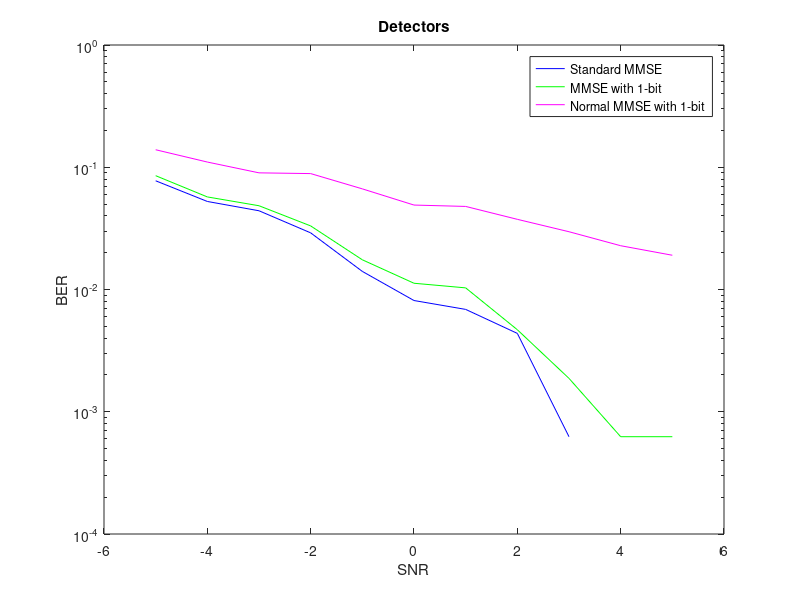

Reproduce this figure in MATLAB.
% Emilio Rodriguez
% Homework 8

% Implementation of standard MMSE, MMSE 1 bit and improved MMSE 1 bit
% detectors with QPSK modulation.

clear; clc; close all;

% MIMO 2x2

nt = 2;

nr = 8;

Etx = 1;

SNR = -5:5;                % [dB]
snr = 10.^(SNR/10);

sigma_w = sqrt(Etx./snr);

Cx = Etx/nt * eye(nt);

iter = 800;            % Iterations number

% Alphabet with QPSK symbols
A = 1/sqrt(2) * [1+1i 1-1i -1+1i -1-1i];

% Grey codification
A_bit = [1 1; 1 0; 0 1; 0 0]; % Outputs to MMSE Detector

% pairs_tx = [npermutek(A,2); A(1) A(1); A(2) A(2); A(3) A(3); A(4) A(4)];

% Outputs to MMSE Detector
X_MMSE = zeros(length(A),1);
BER_MMSE = zeros(iter,1);
BER_F_MMSE = zeros(length(snr),length(nr));

% Outputs to MMSE Detector with 1 bit ADCs
X_MMSE_1_bit = zeros(length(A),1);
BER_MMSE_1_bit = zeros(iter,1);
BER_F_MMSE_1_bit = zeros(length(snr),length(nr));

% Outputs to Normal MMSE Detector with 1 bit ADCs
X_MMSE_1_bit_norm = zeros(length(A),1);
BER_MMSE_1_bit_norm = zeros(iter,1);
BER_F_MMSE_1_bit_norm = zeros(length(snr),length(nr));
           
for k = 1:length(snr)           
        
    Cw = (sigma_w(k))^2 * eye(nr);
    
    for l = 1:iter

        % Rayleigh Channel
        H = sqrt(1/2)*(randn(nr,nt) + 1i*randn(nr,nt));

        % Gaussian Noise vector
        w = (randn(nr,1) + 1i*randn(nr,1)) * sqrt(1/2)*sigma_w(k);

        % Transmitted signal
        pos_1 = randi(4);
        pos_2 = randi(4);

        x = [A(pos_1); A(pos_2)];

        x_bit = [A_bit(pos_1,:); A_bit(pos_2,:)];

        % Received signal
        y = H * x + w;
        
        %---> Standard MMSE Detector
        G_MMSE = (nt * (sigma_w(k))^2 * eye(nt)/Etx + H' * H)^-1 * H';
        
        y_mmse = G_MMSE * y;
        
        for j = 1:length(A)
            for p = 1:nt
                X_MMSE(j,p) = (norm(y_mmse(p) - A(j)))^2;
            end
        end
                
        % Dectected symbol
        min_dist_mmse = zeros(nt,1);
        pos_mmse = zeros(nt,1);
        
        for j = 1:nt
            [min_dist_mmse(j),pos_mmse(j)] = min(X_MMSE(:,j));
        end
        
        x_det_bit_mmse = [A_bit(pos_mmse(1),:); A_bit(pos_mmse(2),:)];

        BER_MMSE(l) = biterr(x_det_bit_mmse, x_bit);
        
        
        %---> MMSE Detector with 1-bit ADCs
        
         G_MMSE_1_bit = sqrt(pi/2)*Cx*H' * (diag(diag(H*Cx*H'+Cw)))^(-1/2)...
             * (asin((diag(diag(H*Cx*H'+Cw)))^(-1/2)* real(H*Cx*H'+Cw)*...
             (diag(diag(H*Cx*H'+Cw)))^(-1/2)) + 1i*asin((diag(diag(H*...
             Cx*H'+Cw)))^(-1/2)* imag(H*Cx*H'+Cw)*(diag(diag(H*Cx*H'...
             +Cw)))^(-1/2)))^(-1);
         
         y_mmse_1_bit = G_MMSE_1_bit * y;
                
        for j = 1:length(A)
            for p = 1:nt
                X_MMSE_1_bit(j,p) = (norm(y_mmse_1_bit(p) - A(j)))^2;
            end
        end
                
        % Dectected symbol
        min_dist_mmse_1_bit = zeros(nt,1);
        pos_mmse_1_bit = zeros(nt,1);
        
        for j = 1:nt
            [min_dist_mmse_1_bit(j),pos_mmse_1_bit(j)] = min(X_MMSE_1_bit(:,j));
        end
        
        x_det_bit_mmse_1_bit = [A_bit(pos_mmse_1_bit(1),:); A_bit(pos_mmse_1_bit(2),:)];

        BER_MMSE_1_bit(l) = biterr(x_det_bit_mmse_1_bit, x_bit);
        
        
        %---> MMSE Detector with 1-bit ADCs
             
        y_1bit = sign(real(H*x + w)) + 1i*sign(imag(H*x + w));
        
        y_mmse_1bit_norm = G_MMSE * y_1bit;
        
        for j = 1:length(A)
            for p = 1:nt
                X_MMSE_1_bit_norm(j,p) = (norm(y_mmse_1bit_norm(p) - A(j)))^2;
            end
        end
                
        % Dectected symbol
        min_dist_mmse_1_bit_norm = zeros(nt,1);
        pos_mmse_1_bit_norm = zeros(nt,1);
        
        for j = 1:nt
            [min_dist_mmse_1_bit_norm(j),pos_mmse_1_bit_norm(j)] = min(X_MMSE_1_bit_norm(:,j));
        end
        
        x_det_bit_mmse_1_bit_norm = [A_bit(pos_mmse_1_bit_norm(1),:); A_bit(pos_mmse_1_bit_norm(2),:)];

        BER_MMSE_1_bit_norm(l) = biterr(x_det_bit_mmse_1_bit_norm, x_bit);
        
    end

    BER_F_MMSE(k) = sum(BER_MMSE)/(iter*4);
    BER_F_MMSE_1_bit(k) = sum(BER_MMSE_1_bit)/(iter*4);
    BER_F_MMSE_1_bit_norm(k) = sum(BER_MMSE_1_bit_norm)/(iter*4);

end


% Ploting
semilogy(SNR,BER_F_MMSE,'b-');
hold on
semilogy(SNR,BER_F_MMSE_1_bit,'g-');
semilogy(SNR,BER_F_MMSE_1_bit_norm,'m-');
legend('Standard MMSE','MMSE with 1-bit','Normal MMSE with 1-bit');
title ('Detectors');
xlabel('SNR');
ylabel('BER');